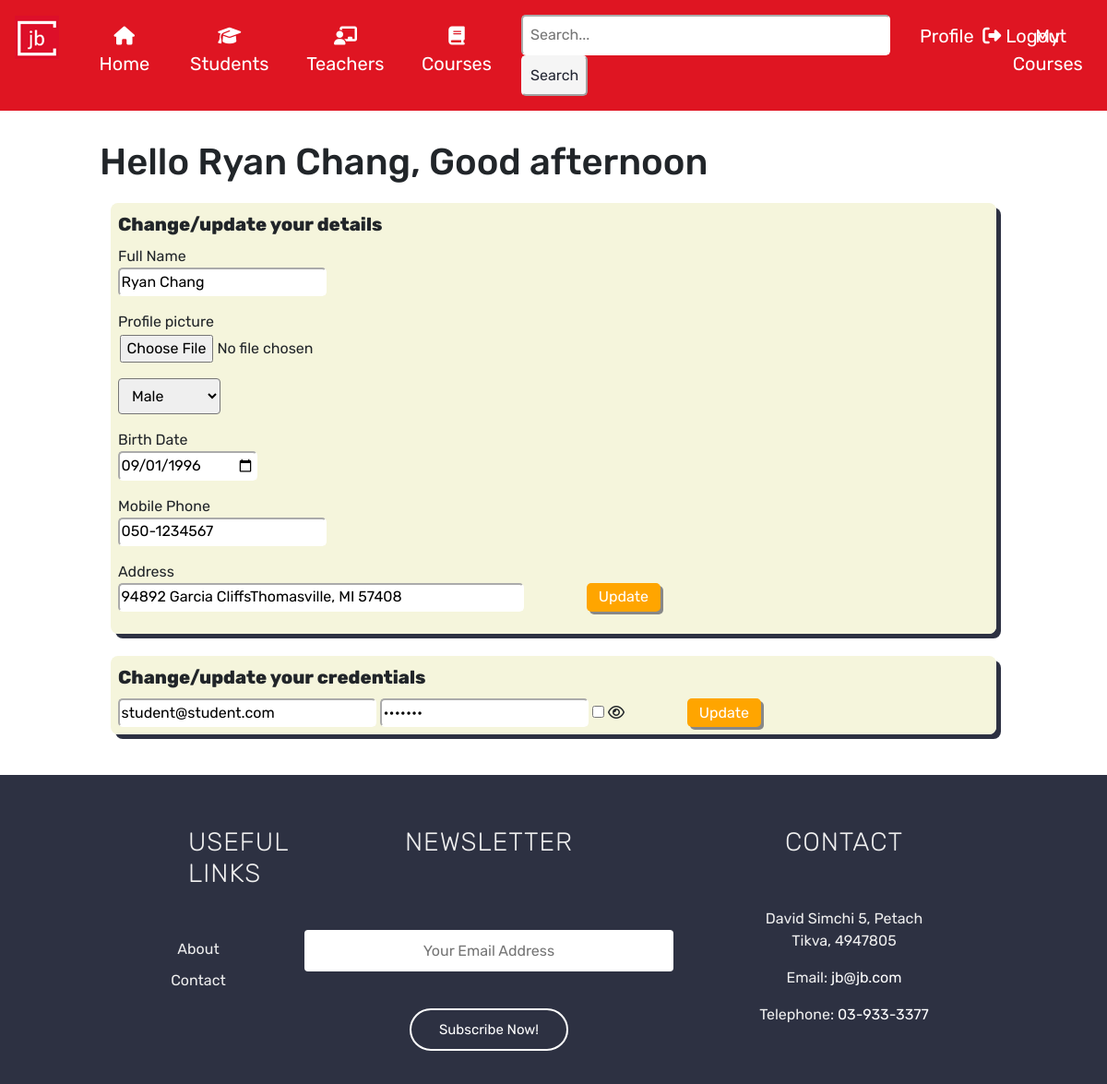
/update_profile/student (signed in), run on the app's committed database.
### tables this page shows
CREATE TABLE students (
            student_id                INTEGER     PRIMARY KEY
          , user_id                   INTEGER     NOT NULL        UNIQUE
          , name                      TEXT        NOT NULL
          , image                     TEXT        NOT NULL
          , gender                    TEXT        NOT NULL
          , birth_date                TEXT        NOT NULL
          , phone                     TEXT        NOT NULL
          , address                   TEXT        NOT NULL
          , FOREIGN KEY (user_id) REFERENCES users (user_id)
        );

CREATE TABLE users (
            user_id                   INTEGER     PRIMARY KEY
          , role                      TEXT        NOT NULL
          , email                     TEXT        NOT NULL        UNIQUE
          , password                  TEXT        NOT NULL
        );

### app.py (the view, shortened to what this page needs)
@app.route('/update_profile/student', methods = ['GET', 'POST'])
def update_student_profile():
    if "user_id" not in session:
        abort(403)
    user_id = session["user_id"]
    students_db = execute_query(f"""
    SELECT name,
           image,
           gender,
           birth_date,
           phone,
           address,
           users.email,
           users.password ,
           students.user_id
    FROM students
    JOIN users ON students.user_id = users.user_id
    WHERE students.user_id = {user_id}
    """)
    message = time_message()
    return render_template("update_student_profile.html", student_info=students_db, message=message)

### app.py (called while the page is built)
def time_message():
    now = datetime.datetime.now()
    if now.hour >= 5 and now.hour < 12:
        message = "Good morning"
        return message
    elif now.hour >= 12 and now.hour < 18:
        message = "Good afternoon"
        return message
    else:
        message = "Good evening"
        return message

@app.before_request
def auth():
    path_teacher_list = ['/teacher_panel']
    if "role" not in session.keys():
        session["username"]='anonymous'
        session["role"]='anonymous'
    if session["role"] != 'Admin':
        if 'admin' in request.full_path:
            return abort(403)
    if session["role"] != 'Teacher':
        if any(route in request.full_path for route in path_teacher_list):
            return abort(403)

### setup_db.py (called while the page is built)
def execute_query(schema):
    cur.execute(schema)
    conn.commit()
    return cur.fetchall()

### templates/update_student_profile.html (shortened to what this page needs)
{% extends "base.html" %}
{% block content %}
<div style="display: flex; justify-content: center; padding-top: 4vh; padding-bottom: 4vh;">
    <div>
    <h1>Hello {{ student_info[0][0] }}, {{ message }}</h1>
    <form method="POST" enctype="multipart/form-data">
        <fieldset>
            <legend>Change/update your details</legend>
            <p>Full Name
                <br><input type="text" name="name" value="{{ student_info[0][0] }}" autofocus>
            </p>
            <p><label for="image">Profile picture</label>
                <br><input type="file" name="image" id="image">
            </p>
            <p><select name="gender">
                    <option value="{{ student_info[0][2] }}" selected hidden>{{ student_info[0][2] }}</option>
                </select></p>
            <p>Birth Date
                <br><input type="date" name="birth_date" value="{{ student_info[0][3] }}" placeholder="Birth Date">
            </p>
            <p>Mobile Phone
                <br><input type="text" name="phone" value="{{ student_info[0][4] }}" placeholder="Phone">
            </p>
            <p>Address
                <br><input type="text" name="address" value="{{ student_info[0][5] }}" placeholder="Address"
                    class="address-input">
                <input type="submit" name="personal_info" value="Update" class="btn-update">
            </p>
        </fieldset>
    </form>
    <form method="POST">
        <fieldset>
            <legend>Change/update your credentials</legend>
            <br>
            <input type="email" name="email" value="{{ student_info[0][6] }}" placeholder="New Email"
                class="email-input">
            <input type="password" name="password" value="{{ student_info[0][7] }}" placeholder="New Password">
            <input type="checkbox" id="show-password">
            <label for="show-password" class="password-toggle">
                <i class="fa fa-eye"></i>
            </label>
            <input type="submit" name="credentials" value="Update" class="btn-update">
        </fieldset>
    </form>
</div>
</div>
{% endblock %}

### static/css/style.css (style rules this page uses)
* { font-family: 'Rubik'; }
legend { font-size: 20px; font-weight: 800; }
fieldset { width: 120vh; border-radius: 1vh; background-color: beige; margin: 1vh; padding: 1vh; box-shadow: 5px 5px #2d3142; }
.btn-update { margin-left: 1vh; background-color: orange; color: white; border-radius: 5px; width: 10vh; border-color: transparent; margin-top: -10px; margin-left: 8vh; box-shadow: 3px 3px #888888; }
.email-input { width: 35vh; }
.address-input { width: 55vh; }
input { padding: 0.2vh; border-radius: 5px; border-color: rgb(255, 255, 255, 255); }
form { padding: 0.5vh; }
select { border-radius: 4px; font-size: 1rem; font-weight: normal; max-width: 100%; padding: 8px 24px 8px 10px; }

### data on the page
students: name "Ryan Chang", gender "Male", birth_date "09/01/1996", phone "050-1234567", address "94892 Garcia CliffsThomasville, MI 57408"
users: email "student@student.com"

### other printed values
{{ message }} "Good afternoon"
